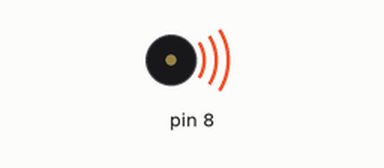
This sketch was run on a simulated Arduino Uno, built with avr-gcc and run on an emulated ATmega328P. On the bench: buzzer (waves = sounding).

Above: at 0.2 s.
Timing chart, 0 to 1.9 s (numbered marks = the images above):
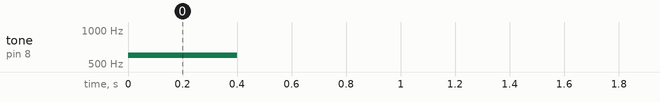

The sketch:

62120501001-PEXAM-MDT112.ino
```cpp
void setup(){
  pinMode(8, OUTPUT);
  tone(8,600,400);
}

void loop(){

}
```

Measured:
- by itself, tone on pin 8: silent → 600 Hz at 0.00 s, → silent 0.40 s later
